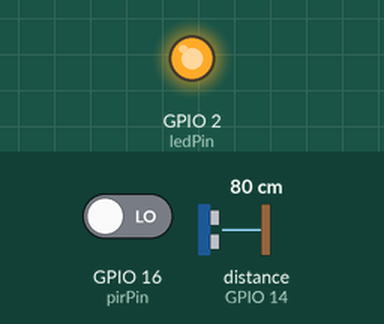
This sketch was run on a simulated ESP8266 (NodeMCU). Parts: output pins drawn as LEDs (lit = HIGH). The inputs (shaded band) are chosen by the test bench; at power-on: distance to the obstacle (sensor on GPIO 14) 80 cm, GPIO 16 (pirPin) LOW. The echo pulse lasts 58.3 µs per cm; WiFi joins after 1.5 s; servers stay silent unless stated; what the sketch prints to the serial monitor is not drawn.

Above: at 17.9 s.
18.0 s: distance to the obstacle (sensor on GPIO 14) set to 54 cm
At 20.6 s:
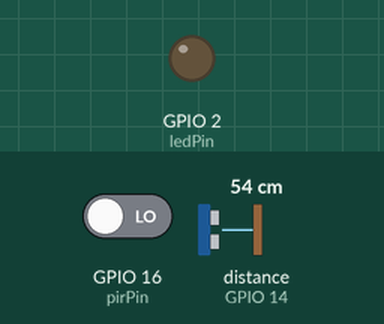
21.0 s: distance to the obstacle (sensor on GPIO 14) set to 46 cm
At 22.2 s:
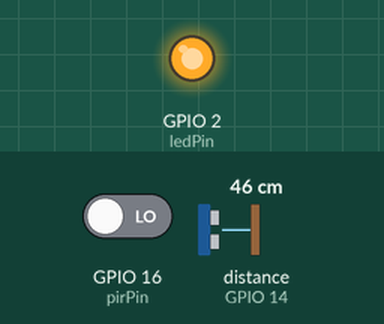
Timing chart, 0 to 24.0 s (numbered marks = the images above; inputs shaded):
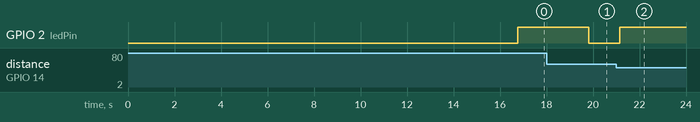

Measured:
- the behaviour switches between 50 and 49 cm on distance to the obstacle (sensor on GPIO 14) (found by bisection; images 1 and 2)
- after the input at 21.0 s, GPIO 2 (ledPin): LOW → HIGH after 0.14 s

The sketch:

light_v3_2.ino
```cpp
#include <ESP8266WiFi.h>
#include <Ultrasonic.h>

int calibrationTime = 15;
long unsigned int lowIn;  //the time when the sensor outputs a low impulse
long unsigned int pause = 3000;  //the amount of milliseconds the sensor has to be low before we assume all motion has stopped
long unsigned int lowPr = 0;
long unsigned int highPr = 0;

const char* ssid = "ssid";
const char* password = "password";
const char* host = "192.168.0.100"; //IP Address of RasPi server
WiFiServer server(80);

int pirPin = 16; //D0
int ledPin = 2; //D4
int value = LOW;
String request;

boolean serverflag = false;

Ultrasonic ultrasonic(12, 14, 17400);
//(Trig PIN,Echo PIN, custom time-out (max distance * 58)), D6, D5

void setup()
{
  //Serial and IO
  Serial.begin(115200);
  pinMode(pirPin, INPUT);
  pinMode(ledPin, OUTPUT);
  digitalWrite(pirPin, LOW);

  //WiFi Setup
  Serial.println();
  Serial.println();
  Serial.print("Connecting to ");
  Serial.println(ssid);
  WiFi.begin(ssid, password);
  while (WiFi.status() != WL_CONNECTED)
  {
    delay(250);
    Serial.print(".");
  }
  Serial.println("");
  Serial.println("WiFi connected");
  server.begin();
  Serial.print("Use this URL to connect: ");
  Serial.print("http://");
  Serial.print(WiFi.localIP());
  Serial.println("/");

  //Sensor calibration
  Serial.print("Calibrating sensor");
  for(int i = 0; i < calibrationTime; i++)
  {
    Serial.print(".");
    delay(1000);
  }
  Serial.println("Calibration done. Sensor active.");
  delay(50);
  HTTPActive(1);
}

void HTTPActive(int st)
{
  WiFiClient client;
  const int httpPort = 80;
  if (!client.connect(host, httpPort))
  {
    Serial.println("connection failed");
    return;
  }
  // This will send the request to the server
  client.print(String("GET /active.php?dt=l&di=1&st=") + st + " HTTP/1.1\r\n" + "Host: "
              + host + "\r\n" + "Connection: close\r\n\r\n");
  delay(10);
}

//Post data to MySQL
void sendHTTPData(int val)
{
  WiFiClient client;
  const int httpPort = 80;
  if (!client.connect(host, httpPort))
  {
    Serial.println("connection failed");
    return;
  }
  // This will send the request to the server
  client.print(String("GET /light.php?vl=") + val + "&id=1" + " HTTP/1.1\r\n" + "Host: "
              + host + "\r\n" + "Connection: close\r\n\r\n");
  delay(10);
}

void wrctrl()
{
  WiFiClient client = server.available();
  if(client.available())
  {
    while(!client.available())
    {
      delay(1);
    }
    request = client.readStringUntil('\r');
    Serial.println(request);
    if (request.indexOf("/LIGHT=TOGGLE") != -1)
    {
      serverflag = true;
    }

    client.flush();

    // Return the response
    client.println("HTTP/1.1 200 OK");
    client.println("Content-Type: text/html");
    client.println(""); //  do not forget this one
    client.println("<!DOCTYPE HTML>");
    client.println("<html>");

    client.print("Light is now: ");

    if(value == LOW)
    {
      client.print("Off.");
    }
    else
    {
      client.print("On.");
    }
    client.println("<br><br>");
    client.println("Click <a href=\"/LIGHT=TOGGLE\">here</a> to toggle the light.<br>");
    client.println("</html>");
  }
}

void loop()
{
  //WiFiClient client = server.available();


  int x = ultrasonic.Ranging(CM);

  if((digitalRead(pirPin) == HIGH) || (x < 50) || (serverflag == true))
  {
    digitalWrite(ledPin, HIGH);
    value = HIGH;
    delay(1);
    if(highPr == 0)
    {
      Serial.println("---");
      Serial.print("Motion detected at ");
      Serial.print(millis()/1000);
      Serial.println(" sec");
      sendHTTPData(1);
      delay(50);
      highPr = 1;
      lowPr = 0;
      delay(5);
      serverflag = false;
    }
    delay(1000);
  }

  else if((digitalRead(pirPin) == LOW) && (x >= 50) && (serverflag == false))
  {
    digitalWrite(ledPin, HIGH);
    lowIn = millis();
    delay(1);
    while((digitalRead(pirPin) == LOW) && (x >= 50) && (serverflag == false))
    {
      x = ultrasonic.Ranging(CM);
      wrctrl();
      delay(50);
      if((millis() - lowIn) > pause)
      {
        digitalWrite(ledPin, LOW);
        value = LOW;
        delay(1);
        if(lowPr == 0)
        {
          Serial.print("Motion ended at ");
          Serial.print((millis() - pause)/1000);
          Serial.println(" sec");
          sendHTTPData(0);
          lowPr = 1;
          highPr = 0;
          delay(5);
        }
        delay(50);
      }
    }
  }
}
```
